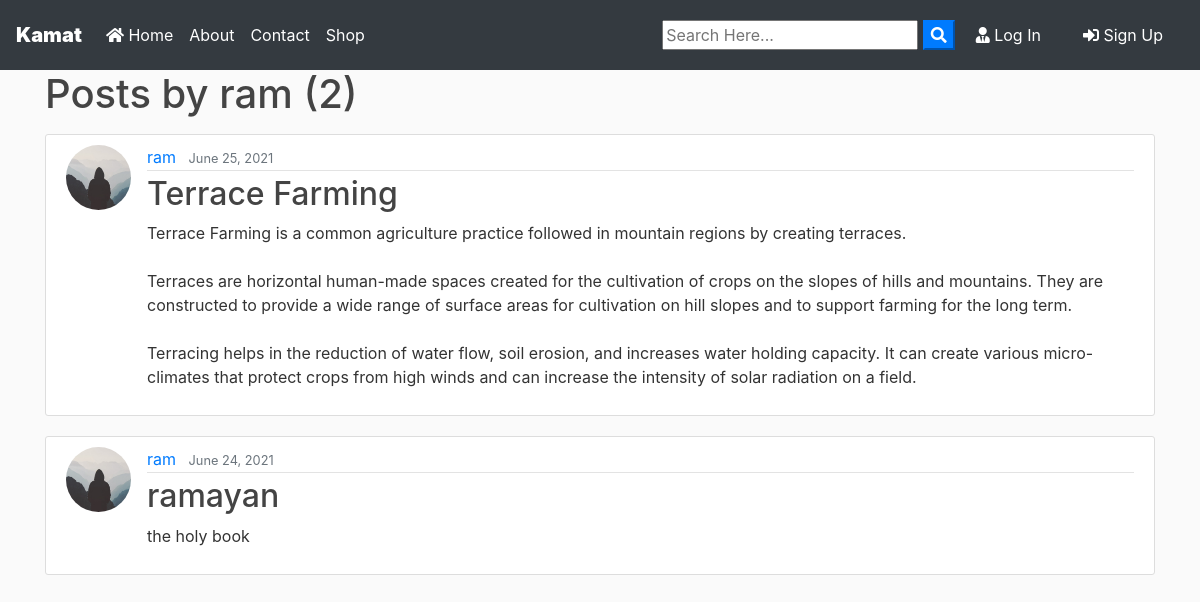
Screenshot of /user/ram with the database file from the repository.
### blog/models.py (models this page shows, shortened)
class Post(models.Model):
	title = models.CharField(max_length=100)
	file = models.FileField(null=True,blank=True,upload_to='Files')
	content = models.TextField()
	date_posted = models.DateTimeField(default=timezone.now)
	author = models.ForeignKey(User, on_delete=models.CASCADE)

### users/models.py (models this page shows, shortened)
class Profile(models.Model):
    user = models.OneToOneField(User, on_delete=models.CASCADE)
    image = models.ImageField(default='default.jpg', upload_to='profile_pics')

### blog/views.py (the view)
# urls.py: path('user/<str:username>', UserPostListView.as_view(), name='user-posts'),
class UserPostListView(ListView):
    model = Post
    template_name = 'blog/user_posts.html'  # <app>/<model>_<viewtype>.html
    context_object_name = 'posts'
    paginate_by = 2
    def get_queryset(self):
        user = get_object_or_404(User, username=self.kwargs.get('username'))
        return Post.objects.filter(author=user).order_by('-date_posted')

### blog/templates/blog/user_posts.html (shortened to what this page needs)
{% extends "blog/base.html" %}
{% block content %}
    <h1 class="mb-3">Posts by {{ view.kwargs.username }} ({{ page_obj.paginator.count }})</h1>
    {% for post in posts %}
        <article class="media content-section">
          <img class="rounded-circle article-img" src="{{ post.author.profile.image.url }}">
          <div class="media-body">
            <div class="article-metadata">
              <a class="mr-2" href="{% url 'user-posts' post.author.username %}">{{ post.author }}</a>
              <small class="text-muted">{{ post.date_posted|date:"F d, Y" }}</small>
            </div>
            <h2><a class="article-title" href="{% url 'post-detail' post.id %}">{{ post.title }}</a></h2>
            <p class="article-content">{{ post.content }}</p>
          </div>
        </article>
    {% endfor %}
{% endblock content %}

### blog/static/blog/main.css (style rules this page uses)
body { background: #fafafa; color: #333333; margin-top: 0; }
h1, h2, h3, h4, h5, h6 { color: #444444; }
.content-section { background: #ffffff; padding: 10px 20px; border: 1px solid #dddddd; border-radius: 3px; margin-bottom: 20px; }
.article-title { color: #444444; }
.article-content { white-space: pre-line; }
.article-img { height: 65px; width: 65px; margin-right: 16px; }
.article-metadata { padding-bottom: 1px; margin-bottom: 4px; border-bottom: 1px solid #e3e3e3 }

### rows the page displays
Post: author.profile.image (placeholder picture), author "ram", date_posted "June 25, 2021", title "Terrace Farming", content "Terrace Farming is a common agriculture practice followed in mountain regions by creating terraces. Terraces are horizontal human-made spaces created for the cultivation of crops on the slopes of hills and mountains. They are constructed to provide a wide range of surface areas for cultivation on hill slopes and to support farming for the long term. Terracing helps in the reduction of water flow, soil erosion, and increases water holding capacity. It can create various micro-climates that protect crops from high winds and can increase the intensity of solar radiation on a field."
Post: author.profile.image (placeholder picture), author "ram", date_posted "June 24, 2021", title "ramayan", content "the holy book"

### other values shown
{{ view.kwargs.username }} "ram"
{{ page_obj.paginator.count }} "2"
